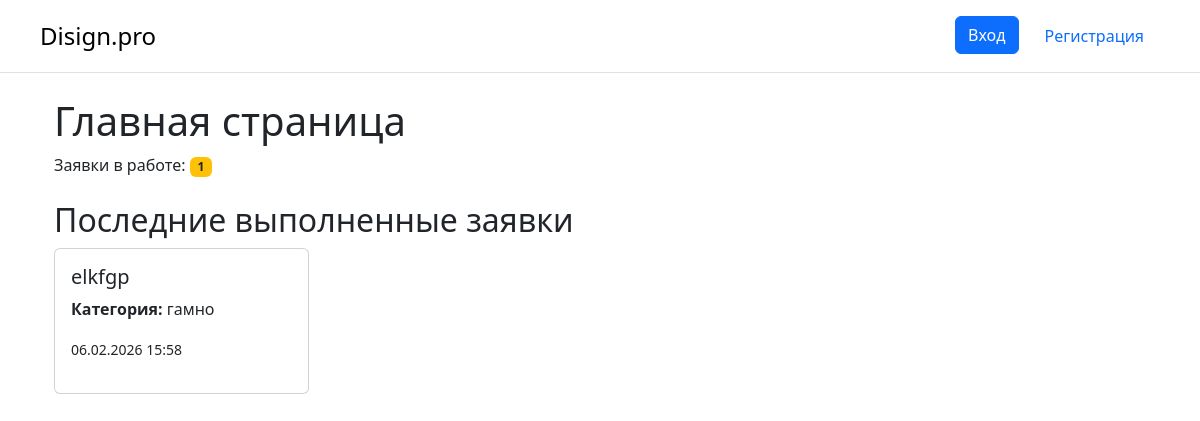
The app's page /, older data.
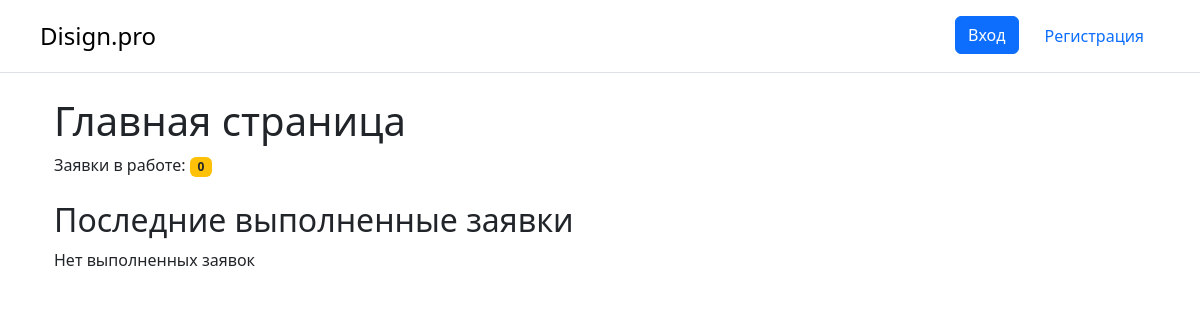
The same page, newer data.
### main/models.py (models this page shows, shortened)
class DesignRequest(models.Model):
    class Status(models.TextChoices):
        NEW = 'new', 'Новая'
        IN_PROGRESS = 'in_progress', 'Принято в работу'
        DONE = 'done', 'Выполнено'
    user = models.ForeignKey(
        settings.AUTH_USER_MODEL,
        on_delete=models.CASCADE,
        verbose_name='Пользователь'
    )
    title = models.CharField('Название', max_length=200)
    description = models.TextField('Описание')
    category = models.ForeignKey(
        Category,
        on_delete=models.CASCADE,
        verbose_name='Категория'
    )
    photo = models.ImageField(
        'Фото помещения / план',
        upload_to='design_requests/photos/',
        validators=[validate_image_size, validate_image_extension]
    )
    result_image = models.ImageField(
        'Фото выполненной работы',
        upload_to='design_requests/results/',
        blank=True,
        null=True
    )
    admin_comment = models.TextField(
        'Комментарий администратора',
        blank=True,
        null=True
    )
    status = models.CharField(
        max_length=20,
        choices=Status.choices,
        default=Status.NEW,
        verbose_name='Статус'
    )
    created_at = models.DateTimeField(
        'Дата создания',
        auto_now_add=True
    )
    class Meta:
        ordering = ['-created_at']
        verbose_name = 'Заявка на дизайн'
        verbose_name_plural = 'Заявки на дизайн'

class Category(models.Model):
    name = models.CharField(
        'Название категории',
        max_length=100,
        unique=True
    )
    class Meta:
        verbose_name = 'Категорию'
        verbose_name_plural = 'Категории'

### main/views.py (the view)
# urls.py: path('', views.index , name='index'),
def index(request):
    latest_done_requests = DesignRequest.objects.filter(
        status=DesignRequest.Status.DONE
    ).order_by('-created_at')[:4]
    in_progress_count = DesignRequest.objects.filter(
        status=DesignRequest.Status.IN_PROGRESS
    ).count()
    return render(request, 'main/index.html', {
        'latest_done_requests': latest_done_requests,
        'in_progress_count': in_progress_count
    })

### main/templates/main/index.html (shortened to what this page needs)
{% extends 'main/base.html'%}
{% block content %}
{% if user.is_staff %}
<div class="container mt-4">
  <h1>Главная страница</h1>
  <p>
    Заявки в работе:
    <span class="badge bg-warning text-dark">{{ in_progress_count }}</span>
  </p>
  <h2 class="mt-4">Последние выполненные заявки</h2>
  {% if latest_done_requests %}
    <div class="row">
      {% for r in latest_done_requests %}
        <div class="col-md-6 col-lg-3 mb-4">
          <div class="card h-100">
            {% if r.result_image %}
              <img src="{{ r.result_image.url }}" class="card-img-top" alt="{{ r.title }}">
            {% endif %}
            <div class="card-body">
              <h5 class="card-title">{{ r.title }}</h5>
              <p><b>Категория:</b> {{ r.category.name }}</p>
              {% if r.admin_comment %}
                <p><b>Комментарий:</b> {{ r.admin_comment }}</p>
              {% endif %}
              <p><small>{{ r.created_at|date:"d.m.Y H:i" }}</small></p>
            </div>
          </div>
        </div>
      {% endfor %}
    </div>
  {% else %}
    <p>Нет выполненных заявок</p>
  {% endif %}
</div>
{% else %}
<div class="container mt-4">
  <h1>Главная страница</h1>
  <p>
    Заявки в работе:
    <span class="badge bg-warning text-dark">{{ in_progress_count }}</span>
  </p>
  <h2 class="mt-4">Последние выполненные заявки</h2>
  {% if latest_done_requests %}
    <div class="row">
      {% for r in latest_done_requests %}
        <div class="col-md-6 col-lg-3 mb-4">
          <div class="card h-100">
            <div class="card-body">
              <h5 class="card-title">{{ r.title }}</h5>
              <p><b>Категория:</b> {{ r.category.name }}</p>
              <p><small>{{ r.created_at|date:"d.m.Y H:i" }}</small></p>
            </div>
          </div>
        </div>
      {% endfor %}
    </div>
  {% else %}
    <p>Нет выполненных заявок</p>
  {% endif %}
</div>
{% endif %}
{% endblock %}

Row changes from the older to the newer data that the page shows:
removed DesignRequest: title "elkfgp", category.name "гамно", created_at "06.02.2026 15:58"
Text that changed along with them:
{{ in_progress_count }}: "1" → "0"
text now shown: "Нет выполненных заявок"
